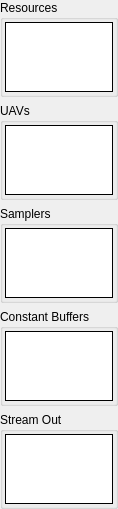
         <widget class="QWidget" name="gsScrollContents">
          <property name="geometry">
           <rect>
            <x>0</x>
            <y>0</y>
            <width>101</width>
            <height>430</height>
           </rect>
          </property>
          <layout class="QVBoxLayout" name="verticalLayout_13">
           <property name="leftMargin">
            <number>0</number>
           </property>
           <property name="topMargin">
            <number>0</number>
           </property>
           <property name="rightMargin">
            <number>0</number>
           </property>
           <property name="bottomMargin">
            <number>0</number>
           </property>
           <item>
            <widget class="CollapseGroupBox" name="gsResGroup">
             <property name="sizePolicy">
              <sizepolicy hsizetype="Preferred" vsizetype="Expanding">
               <horstretch>0</horstretch>
               <verstretch>1</verstretch>
              </sizepolicy>
             </property>
             <property name="title">
              <string>Resources</string>
             </property>
             <layout class="QHBoxLayout" name="horizontalLayout_20">
              <property name="leftMargin">
               <number>2</number>
              </property>
              <property name="topMargin">
               <number>2</number>
              </property>
              <property name="rightMargin">
               <number>2</number>
              </property>
              <property name="bottomMargin">
               <number>2</number>
              </property>
              <item>
               <widget class="RDTreeWidget" name="gsResources">
                <property name="frameShape">
                 <enum>QFrame::Box</enum>
                </property>
                <property name="frameShadow">
                 <enum>QFrame::Plain</enum>
                </property>
                <property name="editTriggers">
                 <set>QAbstractItemView::NoEditTriggers</set>
                </property>
                <property name="showDropIndicator" stdset="0">
                 <bool>false</bool>
                </property>
                <property name="rootIsDecorated">
                 <bool>false</bool>
                </property>
                <property name="uniformRowHeights">
                 <bool>true</bool>
                </property>
                <property name="allColumnsShowFocus">
                 <bool>true</bool>
                </property>
                <attribute name="headerStretchLastSection">
                 <bool>false</bool>
                </attribute>
               </widget>
              </item>
             </layout>
            </widget>
           </item>
           <item>
            <widget class="CollapseGroupBox" name="gsUAVGroup">
             <property name="sizePolicy">
              <sizepolicy hsizetype="Preferred" vsizetype="Expanding">
               <horstretch>0</horstretch>
               <verstretch>1</verstretch>
              </sizepolicy>
             </property>
             <property name="title">
              <string>UAVs</string>
             </property>
             <layout class="QHBoxLayout" name="gsUAVLayout">
              <property name="leftMargin">
               <number>2</number>
              </property>
              <property name="topMargin">
               <number>2</number>
              </property>
              <property name="rightMargin">
               <number>2</number>
              </property>
              <property name="bottomMargin">
               <number>2</number>
              </property>
              <item>
               <widget class="RDTreeWidget" name="gsUAVs">
                <property name="frameShape">
                 <enum>QFrame::Box</enum>
                </property>
                <property name="frameShadow">
                 <enum>QFrame::Plain</enum>
                </property>
                <property name="editTriggers">
                 <set>QAbstractItemView::NoEditTriggers</set>
                </property>
                <property name="showDropIndicator" stdset="0">
                 <bool>false</bool>
                </property>
                <property name="rootIsDecorated">
                 <bool>false</bool>
                </property>
                <property name="uniformRowHeights">
                 <bool>true</bool>
                </property>
                <property name="allColumnsShowFocus">
                 <bool>true</bool>
                </property>
                <attribute name="headerStretchLastSection">
                 <bool>false</bool>
                </attribute>
               </widget>
              </item>
             </layout>
            </widget>
           </item>
           <item>
            <widget class="CollapseGroupBox" name="gsSamplerGroup">
             <property name="sizePolicy">
              <sizepolicy hsizetype="Preferred" vsizetype="Expanding">
               <horstretch>0</horstretch>
               <verstretch>1</verstretch>
              </sizepolicy>
             </property>
             <property name="title">
              <string>Samplers</string>
             </property>
             <layout class="QHBoxLayout" name="horizontalLayout_28">
              <property name="leftMargin">
               <number>2</number>
              </property>
              <property name="topMargin">
               <number>2</number>
              </property>
              <property name="rightMargin">
               <number>2</number>
              </property>
              <property name="bottomMargin">
               <number>2</number>
              </property>
              <item>
               <widget class="RDTreeWidget" name="gsSamplers">
                <property name="frameShape">
                 <enum>QFrame::Box</enum>
                </property>
                <property name="frameShadow">
                 <enum>QFrame::Plain</enum>
                </property>
                <property name="editTriggers">
                 <set>QAbstractItemView::NoEditTriggers</set>
                </property>
                <property name="showDropIndicator" stdset="0">
                 <bool>false</bool>
                </property>
                <property name="rootIsDecorated">
                 <bool>false</bool>
                </property>
                <property name="uniformRowHeights">
                 <bool>true</bool>
                </property>
                <property name="allColumnsShowFocus">
                 <bool>true</bool>
                </property>
                <attribute name="headerStretchLastSection">
                 <bool>false</bool>
                </attribute>
               </widget>
              </item>
             </layout>
            </widget>
           </item>
           <item>
            <widget class="CollapseGroupBox" name="gsCBufferGroup">
             <property name="sizePolicy">
              <sizepolicy hsizetype="Preferred" vsizetype="Expanding">
               <horstretch>5</horstretch>
               <verstretch>1</verstretch>
              </sizepolicy>
             </property>
             <property name="title">
              <string>Constant Buffers</string>
             </property>
             <layout class="QHBoxLayout" name="horizontalLayout_17">
              <property name="leftMargin">
               <number>2</number>
              </property>
              <property name="topMargin">
               <number>2</number>
              </property>
              <property name="rightMargin">
               <number>2</number>
              </property>
              <property name="bottomMargin">
               <number>2</number>
              </property>
              <item>
               <widget class="RDTreeWidget" name="gsCBuffers">
                <property name="frameShape">
                 <enum>QFrame::Box</enum>
                </property>
                <property name="frameShadow">
                 <enum>QFrame::Plain</enum>
                </property>
                <property name="editTriggers">
                 <set>QAbstractItemView::NoEditTriggers</set>
                </property>
                <property name="showDropIndicator" stdset="0">
                 <bool>false</bool>
                </property>
                <property name="rootIsDecorated">
                 <bool>false</bool>
                </property>
                <property name="uniformRowHeights">
                 <bool>true</bool>
                </property>
                <property name="allColumnsShowFocus">
                 <bool>true</bool>
                </property>
                <attribute name="headerStretchLastSection">
                 <bool>false</bool>
                </attribute>
               </widget>
              </item>
             </layout>
            </widget>
           </item>
           <item>
            <widget class="CollapseGroupBox" name="soGroup">
             <property name="sizePolicy">
              <sizepolicy hsizetype="Preferred" vsizetype="Preferred">
               <horstretch>4</horstretch>
               <verstretch>1</verstretch>
              </sizepolicy>
             </property>
             <property name="title">
              <string>Stream Out</string>
             </property>
             <layout class="QHBoxLayout" name="soLayout_3">
              <property name="leftMargin">
               <number>2</number>
              </property>
              <property name="topMargin">
               <number>2</number>
              </property>
              <property name="rightMargin">
               <number>2</number>
              </property>
              <property name="bottomMargin">
               <number>2</number>
              </property>
              <item>
               <widget class="RDTreeWidget" name="gsStreamOut">
                <property name="frameShape">
                 <enum>QFrame::Box</enum>
                </property>
                <property name="frameShadow">
                 <enum>QFrame::Plain</enum>
                </property>
                <property name="editTriggers">
                 <set>QAbstractItemView::NoEditTriggers</set>
                </property>
                <property name="showDropIndicator" stdset="0">
                 <bool>false</bool>
                </property>
                <property name="rootIsDecorated">
                 <bool>false</bool>
                </property>
                <property name="allColumnsShowFocus">
                 <bool>true</bool>
                </property>
                <attribute name="headerStretchLastSection">
                 <bool>false</bool>
                </attribute>
               </widget>
              </item>
             </layout>
            </widget>
           </item>
           <item>
            <spacer name="verticalSpacer_4">
             <property name="orientation">
              <enum>Qt::Vertical</enum>
             </property>
             <property name="sizeType">
              <enum>QSizePolicy::MinimumExpanding</enum>
             </property>
             <property name="sizeHint" stdset="0">
              <size>
               <width>0</width>
               <height>0</height>
              </size>
             </property>
            </spacer>
           </item>
          </layout>
         </widget>
